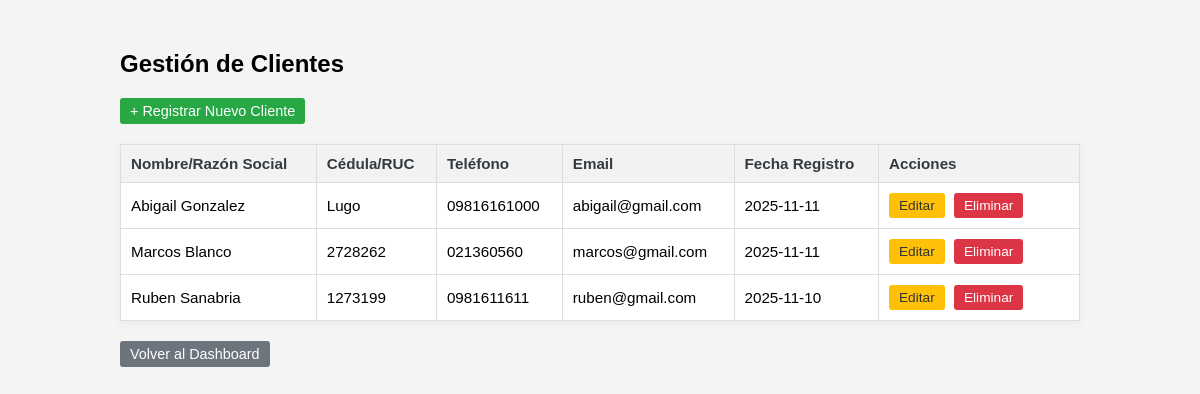
The app's page /clientes/ (signed in) with its own data.
### inventario/models.py (models this page shows, shortened)
class Cliente(models.Model):
    nombre_completo = models.CharField(max_length=150, unique=True, verbose_name='Nombre o Razón Social')
    cedula_ruc = models.CharField(max_length=20, unique=True, blank=True, null=True, verbose_name='Cédula/RUC (Identificación)')
    direccion = models.CharField(max_length=255, blank=True, null=True, verbose_name='Dirección')
    telefono = models.CharField(max_length=20, blank=True, null=True, verbose_name='Teléfono')
    email = models.EmailField(max_length=100, blank=True, null=True, verbose_name='Email')
    fecha_creacion = models.DateTimeField(auto_now_add=True, verbose_name='Fecha de Creación')
    class Meta:
        verbose_name = 'Cliente'
        verbose_name_plural = 'Clientes'
        ordering = ['nombre_completo']

### inventario/views.py (the view)
# urls.py: path('clientes/', views.listar_clientes, name='listar_clientes'), # Actualizada
@login_required
@user_passes_test(lambda user: user.is_staff)
def listar_clientes(request):
    clientes = Cliente.objects.all().order_by('nombre_completo')
    contexto = {
        'clientes': clientes,
        'titulo_modulo': 'Gestión de Clientes',
    }
    return render(request, 'cliente_listado.html', contexto)

### templates/cliente_listado.html (shortened to what this page needs)
{% load static %}
<!DOCTYPE html>
<html>
  <head>
    <link rel="stylesheet" href="{% static 'inventario/css/styles.css' %}" />
  </head>
  <body>
    <div class="main-content" style="width: 80%; margin: 50px auto">
      <h2>{{ titulo_modulo }}</h2>
      <div class="control-bar" style="margin-bottom: 20px">
        <a
          href="{% url 'crear_cliente' %}"
          class="action-button"
          style="background-color: #28a745; color: white"
        >
          + Registrar Nuevo Cliente
        </a>
      </div>
      {% if not clientes %}
      <p style="color: #6c757d">No hay clientes registrados en el sistema.</p>
      {% else %}
      <table class="data-table">
        <thead>
          <tr>
            <th>Nombre/Razón Social</th>
            <th>Cédula/RUC</th>
            <th>Teléfono</th>
            <th>Email</th>
            <th>Fecha Registro</th>
            <th style="width: 180px">Acciones</th>
          </tr>
        </thead>
        <tbody>
          {% for cliente in clientes %}
          <tr>
            <td>{{ cliente.nombre_completo }}</td>
            <td>{{ cliente.cedula_ruc|default:"N/A" }}</td>
            <td>{{ cliente.telefono|default:"N/A" }}</td>
            <td>{{ cliente.email|default:"N/A" }}</td>
            <td>{{ cliente.fecha_creacion|date:"Y-m-d" }}</td>
            <td>
              <a
                href="{% url 'editar_cliente' pk=cliente.pk %}"
                class="action-button"
                style="background-color: #ffc107; color: #333"
              >
                Editar
              </a>
              <form
                method="post"
                action="{% url 'eliminar_cliente' pk=cliente.pk %}"
                style="display: inline"
              >
                <button
                  type="submit"
                  class="action-button"
                  style="background-color: #dc3545; color: white"
                  onclick="return confirm('¿Está seguro de que desea eliminar al cliente {{ cliente.nombre_completo }}?');"
                >
                  Eliminar
                </button>
              </form>
            </td>
          </tr>
          {% endfor %}
        </tbody>
      </table>
      {% endif %}
      <div style="margin-top: 20px">
        <a
          href="{% url 'home_inventario' %}"
          class="action-button"
          style="background-color: #6c757d; color: white; text-decoration: none"
        >
          Volver al Dashboard
        </a>
      </div>
    </div>
  </body>
</html>

### inventario/static/inventario/css/styles.css (style rules this page uses)
body { font-family: "Arial", sans-serif; margin: 0; background-color: #f4f4f4; }
.data-table { width: 100%; border-collapse: collapse; margin-top: 20px; background-color: white; box-shadow: 0 2px 8px rgba(0, 0, 0, 0.05); }
.data-table th, .data-table td { border: 1px solid #eee; padding: 12px 10px; text-align: left; font-size: 0.95em; }
.data-table th { background-color: #e9ecef; color: #343a40; font-weight: bold; border-top: 2px solid #ccc; }
.action-link, .action-button { margin-right: 5px; text-decoration: none; padding: 6px 12px; border-radius: 4px; font-size: 0.85em; display: inline-block; border: none; cursor: pointer; }
.create-btn, .action-button[style*="#28a745"] { background-color: #28a745; color: white; margin-bottom: 0; }

### templates/cliente_listado.html (style rules this page uses)
.data-table { width: 100%; border-collapse: collapse; margin-top: 20px; }
.data-table th, .data-table td { border: 1px solid #ddd; padding: 10px; text-align: left; }
.data-table th { background-color: #f2f2f2; }
.action-button { padding: 5px 10px; font-size: 0.9em; margin-right: 5px; text-decoration: none; border-radius: 3px; cursor: pointer; border: none; display: inline-block; }

### records on screen
Cliente: nombre_completo "Abigail Gonzalez", cedula_ruc "Lugo", telefono "09816161000", email "abigail@gmail.com", fecha_creacion "2025-11-11"
Cliente: nombre_completo "Marcos Blanco", cedula_ruc "2728262", telefono "021360560", email "marcos@gmail.com", fecha_creacion "2025-11-11"
Cliente: nombre_completo "Ruben Sanabria", cedula_ruc "1273199", telefono "0981611611", email "ruben@gmail.com", fecha_creacion "2025-11-10"

### other values on screen
{{ titulo_modulo }} "Gestión de Clientes"
